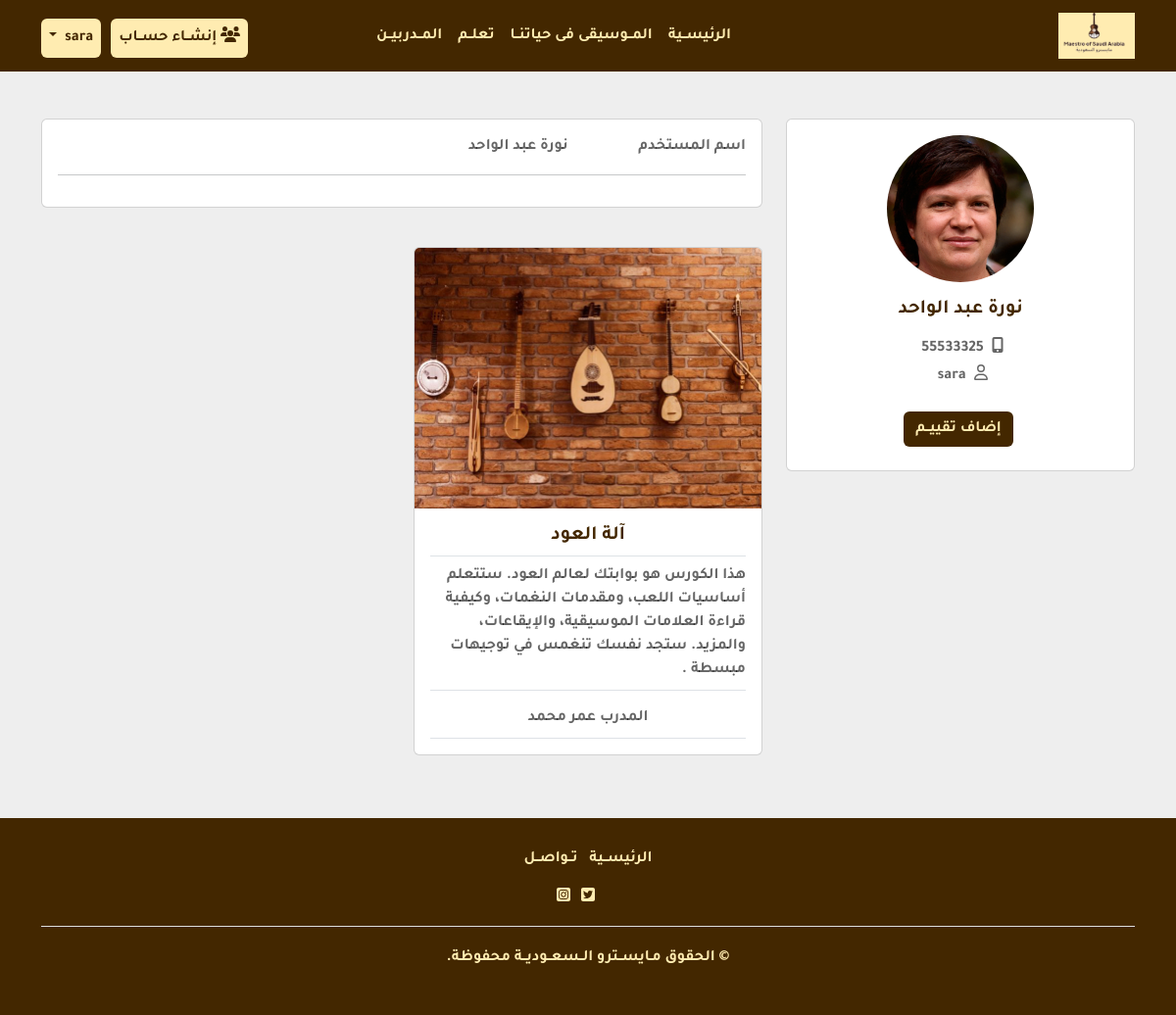
The page /user/ (signed in) on the database its author committed.
### MusicApp/models.py (models this page shows, shortened)
class CustomUser(AbstractUser):
    username = models.CharField(max_length = 50, blank = True, null = True, unique = True)
    Full_name = models.CharField(max_length = 200)
    phone_no = models.CharField(max_length = 10)
    Photo = models.ImageField(upload_to='profile/', blank=True)

class teacher(models.Model):
    Full_name = models.CharField(max_length = 200)
    phone_no = models.CharField(max_length = 10)
    Photo = models.ImageField(upload_to='profile/', blank=True)
    experience = models.TextField()
    def __str__(self):
      return self.Full_name

class Course(models.Model):
    COURSE_CHOICES = (
    ("arabic", "عربية"),
    ("forign", "غربية"),
  )
    name = models.CharField(max_length = 50)
    description = models.TextField()
    img = models.ImageField(upload_to='courses/')
    type = models.CharField(max_length=9,choices=COURSE_CHOICES)
    price= models.IntegerField()
    teacher = models.ForeignKey(teacher,on_delete=models.CASCADE)
    def __str__(self):
      return self.name

### MusicApp/views.py (the view)
# urls.py: path('user/', views.UserPage, name='user') ,
@login_required(login_url='/login/')
def UserPage(request):
    courses = []
    courseType=""
    current_user = request.user
    if current_user is not None:
        current_userId = current_user.id
        photo =current_user.Photo
        username=current_user.username
        phone_no=current_user.phone_no
        Full_name = current_user.Full_name
        reservedCourses = Booking.objects.filter(user=current_user)
        for c in reservedCourses:
           course_id = c.course
           fetchCourses = Course.objects.filter(name=course_id)
           print("fetchCourses",course_id)
           for course in fetchCourses:
                ctype =course.type
                if ctype == "arabic":courseType="مــوسيقي عربيــة"
                if ctype == "forign":courseType="مــوسيقي غربيــة"
                teacher= course.teacher
                print("teacher",teacher)
                courses.append({"name":course.name,"description":course.description,"img":course.img,
                                "price":course.price,"type":courseType,"teacher":teacher})
        print("courses",courses)
        context={
        "userphoto":photo,
        "userusername":username,
        "userfullName":Full_name,
        "userphone_no":phone_no,
        "courses":courses
    }
    return render (request, 'user/UserPage.html',context)

### templates/user/UserPage.html (shortened to what this page needs)
{% extends 'base.html' %}
{% block body %}
{% load static %}
<section style="background-color: #eee;">
    <div class="container py-5">
      <div class="row">
        <div class="col-lg-4">
          <div class="card mb-4">
            <div class="card-body text-center">
              <img src="{{userphoto}}" alt="avatar"
                class="rounded-circle img-fluid" style="width: 150px;">
              <h5 class="my-3">{{userfullName}}</h5>
              <p class="text-muted mb-1">
                <i class="fas fa-mobile-alt"></i>
                <span class="px-1">{{userphone_no}}</span>
            </p>
              <p class="text-muted mb-4"><i class="far fa-user"></i>
                <span class="px-1">{{userusername}}</span>
            </p>
              <div class="d-flex justify-content-center mb-2">
                <button type="button" class="btn bgcolor register ms-1" data-bs-toggle="modal" data-bs-target="#exampleModal">إضاف تقييــم</button>
              </div>
            </div>
          </div>
        </div>
        <div class="col-lg-8">
            <div class="row">
                <div class="col-lg-12">
                    <div class="card mb-4">
                        <div class="card-body">
                          <div class="row">
                            <div class="col-sm-3">
                              <p class="mb-0">اسم المستخدم</p>
                            </div>
                            <div class="col-sm-9">
                              <p class="text-muted mb-0">{{userfullName}}</p>
                            </div>
                          </div>
                          <hr>
                        </div>
                      </div>
                </div>
            </div>
          <div class="row">
            {% for course in courses %}
            <div class="col-md-6 d-flex align-items-stretch">
              <div class="card my-3 cardPrice" style="width: 25rem;">
                <img src="http://127.0.0.1:8000/media/{{course.img}}" class="card-img-top img-fluid " alt="...">
                <div class="card-body">
                  <h5 class="card-title text-center border-bottom pb-2">{{course.name}}</h5>
                  <p class="card-text border-bottom pb-2">{{course.description}}</p>
                  <p class="card-text border-bottom pb-2 text-center ">
                    المدرب
                    {{course.teacher}}
                  </p>
                </div>
              </div>
            </div>
            {% endfor%}
          </div>
        </div>
      </div>
    </div>
  </section>
{% endblock %}

### static/css/style.css (style rules this page uses)
body { font-family:"TajawalBold"; }
.card p,.card h5 { color: rgba(0, 0, 0, 0.6) !important; }
.bgcolor { background-color: #432700; }
.register { color: #ffecb1;border: none; }
.card h5 { color: #432700 !important; }
body { background-color: #f5f7fa; }
.cardPrice { position: relative; }

### static/css/styletheme.css (style rules this page uses)
h1, h2, h3, h4, h5, h6 { color: #000000; }
.btn { transition: 0.5s ease; }

### rows shown on the page
CustomUser: Full_name "نورة عبد الواحد", phone_no "55533325", username "sara"
teacher: img (picture), name "آلة العود", description "هذا الكورس هو بوابتك لعالم العود. ستتعلم أساسيات اللعب، ومقدمات النغمات، وكيفية قراءة العلامات الموسيقية، والإيقاعات، والمزيد. ستجد نفسك تنغمس في توجيهات مبسطة .", teacher "عمر محمد"
